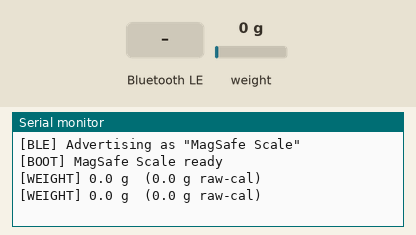
Recording of a program running on a simulated ESP32-C3. On the bench: the last lines printed to the serial monitor. Inputs (shaded band) come from the test bench; at power-on: weight on the scale 0 g. Nothing arrives over Bluetooth unless stated; a phone connects over Bluetooth LE 3 s after start. At 6.8 s the program puts the board to deep sleep or switches it off; the recording ends there.

Above: at 2.5 s.
2.6 s: Bluetooth LE write "1" received
At 3.2 s:
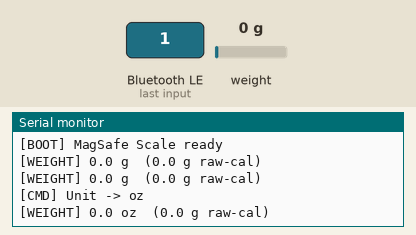
4.3 s: Bluetooth LE write "0" received
At 5.7 s:
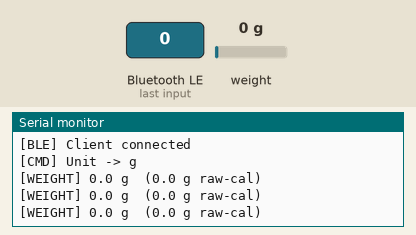

The program:

main.cpp
```cpp
/**
 * MagSafe Scale — ESP32-C3 BLE Firmware
 * ------------------------------------------------------------------
 * GATT server that streams calibrated weight over Bluetooth LE and
 * accepts tare / unit commands. Implements an idle deep-sleep power
 * saving rule. See ../../bluetooth_protocol.md for the wire spec.
 *
 * Framework : Arduino (arduino-esp32, Bluedroid BLE)
 * Sensor    : HX711 24-bit load-cell ADC (bogde/HX711)
 * Wiring    : DT  -> GPIO2   (LOADCELL_DOUT_PIN)
 *             SCK -> GPIO3   (LOADCELL_SCK_PIN)
 */

#include <Arduino.h>
#include <math.h>
#include "HX711.h"

#include <BLEDevice.h>
#include <BLEServer.h>
#include <BLEUtils.h>
#include <BLE2902.h>

#include <esp_sleep.h>

// ---------------------------------------------------------------------------
// Hardware pinout
// ---------------------------------------------------------------------------
const int LOADCELL_DOUT_PIN = 2;   // HX711 DT
const int LOADCELL_SCK_PIN  = 3;   // HX711 SCK

// On-board BOOT button on the ESP32-C3-DevKitM-1 (active-low). Used as a
// manual wake source out of deep sleep.
#define WAKE_BUTTON_PIN 9

// ---------------------------------------------------------------------------
// Calibration
// ---------------------------------------------------------------------------
// HX711 reports raw counts; set_scale(factor) divides (raw - offset) by this
// factor to yield grams. The value is load-cell specific.
//
// >>> PLACEHOLDER VALUE — replace with your measured calibration factor. <<<
//
// Calibration procedure:
//   1. Flash with CALIBRATION_FACTOR = 1.0 and an empty platform.
//   2. After boot (auto-tare), place a known reference mass (e.g. 100.0 g).
//   3. Read the raw grams value `R` printed on Serial.
//   4. CALIBRATION_FACTOR = R / known_mass_in_grams.
//   5. Re-flash with that value; the scale should now read the known mass.
const float CALIBRATION_FACTOR = 420.0f;

// ---------------------------------------------------------------------------
// BLE UUIDs — Standard GATT Segmented Architecture
// (shared 128-bit base; 2nd field enumerates service/characteristics)
// ---------------------------------------------------------------------------
#define SERVICE_UUID      "5a3c0001-9b1d-4c8e-8f2a-6e7d4c3b2a10"
#define WEIGHT_CHAR_UUID  "5a3c0002-9b1d-4c8e-8f2a-6e7d4c3b2a10"
#define TARE_CHAR_UUID    "5a3c0003-9b1d-4c8e-8f2a-6e7d4c3b2a10"
#define UNIT_CHAR_UUID    "5a3c0004-9b1d-4c8e-8f2a-6e7d4c3b2a10"
#define BATTERY_CHAR_UUID "5a3c0005-9b1d-4c8e-8f2a-6e7d4c3b2a10"
#define DEVICE_NAME       "MagSafe Scale"

// ---------------------------------------------------------------------------
// Timing & power constants
// ---------------------------------------------------------------------------
const unsigned long WEIGHT_UPDATE_INTERVAL_MS  = 500;                 // 2 Hz stream
const unsigned long BATTERY_UPDATE_INTERVAL_MS = 60UL * 1000UL;       // battery stub @ 1/min
const unsigned long SLEEP_TIMEOUT_MS          = 5UL * 60UL * 1000UL;  // 5 minutes
const uint64_t      IDLE_RECHECK_INTERVAL_S   = 30;                   // periodic re-check
const float         ZERO_THRESHOLD_G          = 0.05f;  // |g| < 0.05 displays as 0.0
const float         GRAMS_TO_OUNCES           = 0.0352739619f;

// ---------------------------------------------------------------------------
// State preserved across deep sleep (lives in RTC memory)
// ---------------------------------------------------------------------------
RTC_DATA_ATTR bool useOunces   = false;  // active display unit
RTC_DATA_ATTR long savedOffset = 0;      // HX711 tare offset
RTC_DATA_ATTR bool haveOffset  = false;  // false only on a cold boot

// ---------------------------------------------------------------------------
// Globals
// ---------------------------------------------------------------------------
HX711 scale;

BLEServer*         pServer      = nullptr;
BLECharacteristic* pWeightChar  = nullptr;
BLECharacteristic* pTareChar    = nullptr;
BLECharacteristic* pUnitChar    = nullptr;
BLECharacteristic* pBatteryChar = nullptr;  // reserved stub (see loop)
BLEAdvertising*    pAdvertising = nullptr;

bool          deviceConnected   = false;
unsigned long lastWeightUpdateMs = 0;
unsigned long lastBatteryUpdateMs = 0;
unsigned long lastNonZeroMs      = 0;  // last time a load (>= threshold) was seen

// ---------------------------------------------------------------------------
// Forward declarations
// ---------------------------------------------------------------------------
void  initBLE();
float readGrams();
void  enterDeepSleep();

// ---------------------------------------------------------------------------
// BLE callbacks
// ---------------------------------------------------------------------------
class ServerCallbacks : public BLEServerCallbacks {
  void onConnect(BLEServer* /*s*/) override {
    deviceConnected = true;
    Serial.println("[BLE] Client connected");
  }
  void onDisconnect(BLEServer* /*s*/) override {
    deviceConnected = false;
    Serial.println("[BLE] Client disconnected -> re-advertising");
    BLEDevice::startAdvertising();
  }
};

// Tare_Char: any write triggers a tare (0x01 is the documented command).
class TareCallbacks : public BLECharacteristicCallbacks {
  void onWrite(BLECharacteristic* /*c*/) override {
    scale.tare();
    savedOffset   = scale.get_offset();
    haveOffset    = true;
    lastNonZeroMs = millis();  // user is interacting -> not idle
    Serial.println("[CMD] Tare -> zero reference reset");
  }
};

// Unit_Char: 0x00 = grams, 0x01 = ounces, anything else / empty = toggle.
class UnitCallbacks : public BLECharacteristicCallbacks {
  void onWrite(BLECharacteristic* c) override {
    uint8_t* data = c->getData();
    size_t   len  = c->getLength();
    if (len == 0 || data == nullptr) {
      useOunces = !useOunces;
    } else if (data[0] == 0x00) {
      useOunces = false;
    } else if (data[0] == 0x01) {
      useOunces = true;
    } else {
      useOunces = !useOunces;
    }
    Serial.printf("[CMD] Unit -> %s\n", useOunces ? "oz" : "g");
  }
};

// ---------------------------------------------------------------------------
// Sensor helpers (Data Acquisition Pipeline)
// ---------------------------------------------------------------------------
/**
 * Executes a blocking, multi-sample read against the HX711 ADC to mitigate
 * physical analog noise and electrical interference.
 *
 * Strategy: A 5-sample moving average is accumulated. To prevent firmware stall
 * conditions during severe hardware disconnects, a 200ms strict timeout is enforced.
 */
float readGrams() {
  if (scale.wait_ready_timeout(200)) {
    return scale.get_units(5);
  }
  Serial.println("[HX711] not ready — check wiring on GPIO2 (DT) / GPIO3 (SCK)");
  return 0.0f;
}

// ---------------------------------------------------------------------------
// BLE setup
// ---------------------------------------------------------------------------
void initBLE() {
  BLEDevice::init(DEVICE_NAME);

  pServer = BLEDevice::createServer();
  pServer->setCallbacks(new ServerCallbacks());

  BLEService* pService = pServer->createService(SERVICE_UUID);

  // Weight_Char: Read + Notify
  pWeightChar = pService->createCharacteristic(
      WEIGHT_CHAR_UUID,
      BLECharacteristic::PROPERTY_READ | BLECharacteristic::PROPERTY_NOTIFY);
  pWeightChar->addDescriptor(new BLE2902());  // CCCD for notifications
  pWeightChar->setValue("0.0");

  // Tare_Char: Write
  pTareChar = pService->createCharacteristic(
      TARE_CHAR_UUID, BLECharacteristic::PROPERTY_WRITE);
  pTareChar->setCallbacks(new TareCallbacks());

  // Unit_Char: Write
  pUnitChar = pService->createCharacteristic(
      UNIT_CHAR_UUID, BLECharacteristic::PROPERTY_WRITE);
  pUnitChar->setCallbacks(new UnitCallbacks());

  // Battery_Char (STUB): Read + Notify. Hardcoded telemetry for now; see loop().
  pBatteryChar = pService->createCharacteristic(
      BATTERY_CHAR_UUID,
      BLECharacteristic::PROPERTY_READ | BLECharacteristic::PROPERTY_NOTIFY);
  pBatteryChar->addDescriptor(new BLE2902());  // CCCD for notifications
  uint8_t initialBattery = 85;
  pBatteryChar->setValue(&initialBattery, 1);

  pService->start();

  pAdvertising = BLEDevice::getAdvertising();
  pAdvertising->addServiceUUID(SERVICE_UUID);
  pAdvertising->setScanResponse(true);
  BLEDevice::startAdvertising();

  Serial.println("[BLE] Advertising as \"" DEVICE_NAME "\"");
}

// ---------------------------------------------------------------------------
// Deep sleep
// ---------------------------------------------------------------------------
void enterDeepSleep() {
  Serial.println("[POWER] Idle at 0.0 g for 5 min -> entering deep sleep");
  Serial.flush();

  if (pAdvertising) pAdvertising->stop();
  if (pServer)      BLEDevice::deinit(true);  // free BLE radio + memory

  scale.power_down();  // drop HX711 to low-power mode

  // Wake source 1: periodic timer to re-check for a load.
  esp_sleep_enable_timer_wakeup(IDLE_RECHECK_INTERVAL_S * 1000000ULL);

  // Wake source 2: manual BOOT button (active-low) where supported (C3/S3...).
#if defined(SOC_GPIO_SUPPORT_DEEPSLEEP_WAKEUP) && SOC_GPIO_SUPPORT_DEEPSLEEP_WAKEUP
  esp_deep_sleep_enable_gpio_wakeup((1ULL << WAKE_BUTTON_PIN),
                                    ESP_GPIO_WAKEUP_GPIO_LOW);
#endif

  esp_deep_sleep_start();  // does not return
}

// ---------------------------------------------------------------------------
// setup / loop
// ---------------------------------------------------------------------------
void setup() {
  Serial.begin(115200);
  delay(300);

  esp_sleep_wakeup_cause_t cause = esp_sleep_get_wakeup_cause();

  scale.begin(LOADCELL_DOUT_PIN, LOADCELL_SCK_PIN);
  scale.power_up();
  scale.set_scale(CALIBRATION_FACTOR);

  // Establish or restore the zero reference.
  if (haveOffset) {
    scale.set_offset(savedOffset);  // keep tare across sleep cycles
  } else {
    scale.tare();                   // cold-boot baseline
    savedOffset = scale.get_offset();
    haveOffset  = true;
  }

  // If we woke from the idle timer, probe quickly and go back to sleep while
  // the platform is still empty (keeps the awake window tiny).
  if (cause == ESP_SLEEP_WAKEUP_TIMER) {
    float g = readGrams();
    Serial.printf("[POWER] Timer wake probe = %.1f g\n", g);
    if (fabsf(g) < ZERO_THRESHOLD_G) {
      enterDeepSleep();
    }
  }

  initBLE();
  lastNonZeroMs      = millis();
  lastWeightUpdateMs = 0;
  Serial.println("[BOOT] MagSafe Scale ready");
}

void loop() {
  unsigned long now = millis();

  // --- Battery telemetry STUB (temporary) ----------------------------------
  // TODO: replace the hardcoded 85 % with a real ADC read of the battery
  // voltage divider once that hardware is wired. Notifies once per minute.
  if (pBatteryChar && now - lastBatteryUpdateMs >= BATTERY_UPDATE_INTERVAL_MS) {
    lastBatteryUpdateMs = now;
    uint8_t batteryLevel = 85;  // 85 %
    pBatteryChar->setValue(&batteryLevel, 1);
    if (deviceConnected) {
      pBatteryChar->notify();
    }
    Serial.printf("[BATTERY] %u%% (stub)\n", batteryLevel);
  }

  if (now - lastWeightUpdateMs < WEIGHT_UPDATE_INTERVAL_MS) {
    return;
  }
  lastWeightUpdateMs = now;

  // -------------------------------------------------------------------------
  // Data Streaming Loop & BLE Broadcasting Strategy
  // -------------------------------------------------------------------------
  // 1. Data Ingestion: Acquire the multi-sample calibrated mass.
  float grams = readGrams();

  // 2. Data Transformation: Apply scalar transformations based on active unit state.
  float shown = useOunces ? (grams * GRAMS_TO_OUNCES) : grams;

  // 3. Payload Construction: Format the floating point scalar into an ASCII buffer.
  char  buf[16];
  snprintf(buf, sizeof(buf), "%.1f", shown);

  // 4. BLE Publication: Push the buffered string to the Generic Attribute Profile (GATT)
  //    characteristic. If a central device (Mobile App) is connected, emit an async
  //    Notification packet to bypass polling latency.
  pWeightChar->setValue((uint8_t*)buf, strlen(buf));
  if (deviceConnected) {
    pWeightChar->notify();
  }

  // Serial debug (kept for bring-up / monitoring).
  Serial.printf("[WEIGHT] %s %s  (%.1f g raw-cal)\n",
                buf, useOunces ? "oz" : "g", grams);

  // Idle tracking: a load resets the 5-minute countdown.
  if (fabsf(grams) >= ZERO_THRESHOLD_G) {
    lastNonZeroMs = now;
  } else if (now - lastNonZeroMs >= SLEEP_TIMEOUT_MS) {
    enterDeepSleep();
  }
}
```

Measured:
- after the input at 2.6 s, the serial monitor: prints a new line at once (image 1)
- after the input at 4.3 s, the serial monitor: prints a new line at once (image 2)
